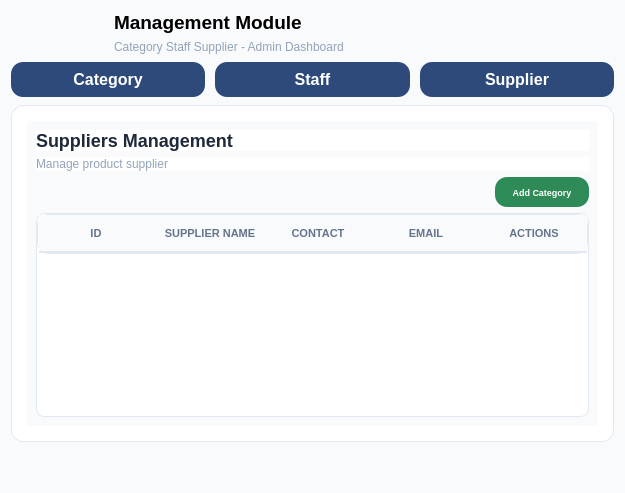
<?xml version="1.0" encoding="UTF-8"?>
<ui version="4.0">
 <class>SUPPLIER</class>
 <widget class="QWidget" name="SUPPLIER">
  <property name="geometry">
   <rect>
    <x>0</x>
    <y>0</y>
    <width>625</width>
    <height>493</height>
   </rect>
  </property>
  <property name="minimumSize">
   <size>
    <width>450</width>
    <height>0</height>
   </size>
  </property>
  <property name="font">
   <font>
    <family>Segoe UI</family>
    <pointsize>12</pointsize>
    <bold>true</bold>
   </font>
  </property>
  <property name="windowTitle">
   <string>Form</string>
  </property>
  <property name="layoutDirection">
   <enum>Qt::LayoutDirection::RightToLeft</enum>
  </property>
  <property name="autoFillBackground">
   <bool>false</bool>
  </property>
  <property name="styleSheet">
   <string notr="true">QWidget {
    background-color: #f8fafc;
    font-family: 'Segoe UI';
}</string>
  </property>
  <layout class="QVBoxLayout" name="verticalLayout">
   <item>
    <widget class="QLabel" name="ManagementModuletitle">
     <property name="minimumSize">
      <size>
       <width>2</width>
       <height>2</height>
      </size>
     </property>
     <property name="maximumSize">
      <size>
       <width>500</width>
       <height>50</height>
      </size>
     </property>
     <property name="font">
      <font>
       <family>Segoe UI</family>
       <pointsize>14</pointsize>
       <bold>true</bold>
      </font>
     </property>
     <property name="styleSheet">
      <string notr="true">color: black;</string>
     </property>
     <property name="frameShape">
      <enum>QFrame::Shape::NoFrame</enum>
     </property>
     <property name="text">
      <string>Management Module</string>
     </property>
     <property name="textFormat">
      <enum>Qt::TextFormat::PlainText</enum>
     </property>
    </widget>
   </item>
   <item>
    <widget class="QLabel" name="AdminDashboardtitle">
     <property name="maximumSize">
      <size>
       <width>500</width>
       <height>20</height>
      </size>
     </property>
     <property name="font">
      <font>
       <family>Segoe UI</family>
       <pointsize>-1</pointsize>
       <bold>false</bold>
      </font>
     </property>
     <property name="styleSheet">
      <string notr="true">QLabel {
    font-size: 12px;
    color: #94a3b8;
    border: none;
}</string>
     </property>
     <property name="text">
      <string>Category Staff Supplier - Admin Dashboard</string>
     </property>
    </widget>
   </item>
   <item>
    <layout class="QHBoxLayout" name="horizontalLayout">
     <property name="spacing">
      <number>10</number>
     </property>
     <property name="sizeConstraint">
      <enum>QLayout::SizeConstraint::SetFixedSize</enum>
     </property>
     <property name="topMargin">
      <number>2</number>
     </property>
     <property name="bottomMargin">
      <number>2</number>
     </property>
     <item>
      <widget class="QPushButton" name="navSupplierBtn">
       <property name="styleSheet">
        <string notr="true">QPushButton {
    background-color: #2D4A7A;
    border: none;
    padding: 8px 16px;
    color: white;
    font-weight: bold;
    border-radius:12px;
}
QPushButton:hover {
    color:white;
   background-color: #1B2A4A;
    border-radius:12px;
}</string>
       </property>
       <property name="text">
        <string>Supplier</string>
       </property>
      </widget>
     </item>
     <item>
      <widget class="QPushButton" name="navStaffBtn">
       <property name="styleSheet">
        <string notr="true">QPushButton {
    background-color: #2D4A7A;
    border: none;
    padding: 8px 16px;
    color: white;
    font-weight: bold;
    border-radius:12px;
}
QPushButton:hover {
    color:white;
   background-color: #1B2A4A;
    border-radius:12px;
}</string>
       </property>
       <property name="text">
        <string>Staff</string>
       </property>
      </widget>
     </item>
     <item>
      <widget class="QPushButton" name="navCategoryBtn">
       <property name="styleSheet">
        <string notr="true">QPushButton {
    background-color: #2D4A7A;
    border: none;
    padding: 8px 16px;
    color: white;
    font-weight: bold;
    border-radius:12px;
}
QPushButton:hover {
    color:white;
   background-color: #1B2A4A;
    border-radius:12px;
}</string>
       </property>
       <property name="text">
        <string>Category</string>
       </property>
      </widget>
     </item>
    </layout>
   </item>
   <item>
    <widget class="QFrame" name="mainCardFrame">
     <property name="styleSheet">
      <string notr="true">QFrame {
    background-color: #ffffff;
    border: 1px solid #e2e8f0;
    border-radius: 12px;
}</string>
     </property>
     <property name="frameShape">
      <enum>QFrame::Shape::StyledPanel</enum>
     </property>
     <property name="frameShadow">
      <enum>QFrame::Shadow::Raised</enum>
     </property>
     <layout class="QVBoxLayout" name="verticalLayout_2">
      <property name="spacing">
       <number>15</number>
      </property>
      <property name="leftMargin">
       <number>15</number>
      </property>
      <property name="topMargin">
       <number>15</number>
      </property>
      <property name="rightMargin">
       <number>15</number>
      </property>
      <property name="bottomMargin">
       <number>15</number>
      </property>
      <item>
       <layout class="QVBoxLayout" name="verticalLayout_4">
        <item>
         <widget class="QWidget" name="widget" native="true">
          <layout class="QVBoxLayout" name="verticalLayout_3">
           <item>
            <widget class="QLabel" name="cardTitleLabel">
             <property name="font">
              <font>
               <family>Segoe UI</family>
               <pointsize>-1</pointsize>
               <bold>true</bold>
              </font>
             </property>
             <property name="styleSheet">
              <string notr="true">QLabel {
    font-size: 18px;
    font-weight: bold;
    color: #1e293b;
    border: none;
}</string>
             </property>
             <property name="text">
              <string>Suppliers Management</string>
             </property>
            </widget>
           </item>
           <item>
            <widget class="QLabel" name="cardSubtitleLabel">
             <property name="styleSheet">
              <string notr="true">QLabel {
    font-size: 12px;
    color: #94a3b8;
    border: none;
}</string>
             </property>
             <property name="text">
              <string>Manage product supplier</string>
             </property>
            </widget>
           </item>
           <item>
            <widget class="QPushButton" name="addCategoryBtn">
             <property name="minimumSize">
              <size>
               <width>90</width>
               <height>30</height>
              </size>
             </property>
             <property name="maximumSize">
              <size>
               <width>94</width>
               <height>30</height>
              </size>
             </property>
             <property name="font">
              <font>
               <family>Segoe UI</family>
               <pointsize>-1</pointsize>
               <bold>true</bold>
              </font>
             </property>
             <property name="styleSheet">
              <string notr="true">QPushButton {
    background-color:#2E8B57;
    border: none;
    padding: 8px 16px;
    color: white;
    font-weight: bold;
    border-radius: 12px !important;        /* Smooth, modern rounded corners */
    font-family: &quot;Segoe UI&quot;, Arial;
    font-size: 9px;
}
QPushButton:hover {
    color:white;
    background-color:#0B6623;
}</string>
             </property>
             <property name="text">
              <string>Add Category</string>
             </property>
            </widget>
           </item>
           <item>
            <widget class="QTableWidget" name="categoryTable">
             <property name="layoutDirection">
              <enum>Qt::LayoutDirection::RightToLeft</enum>
             </property>
             <property name="styleSheet">
              <string notr="true">QTableWidget {
    border: 1px solid #e2e8f0;
    border-radius: 8px;
    background-color: #ffffff;
    gridline-color: #f1f5f9;
    font-size: 13px;
}

QTableWidget::item {
    padding: 12px 8px;
    border-bottom: 1px solid #f1f5f9;
    color: #475569;
}

QTableWidget::item:selected {
    background-color: #f0fdf4;
    color: #1e293b;
}

QHeaderView::section {
    background-color: #f8fafc;
    color: #64748b;
    font-weight: bold;
    font-size: 11px;
    padding: 10px 8px;
    border: none;
    border-bottom: 2px solid #e2e8f0;
    text-transform: uppercase;
}</string>
             </property>
             <attribute name="horizontalHeaderMinimumSectionSize">
              <number>108</number>
             </attribute>
             <attribute name="horizontalHeaderHighlightSections">
              <bool>false</bool>
             </attribute>
             <attribute name="horizontalHeaderStretchLastSection">
              <bool>true</bool>
             </attribute>
             <attribute name="verticalHeaderStretchLastSection">
              <bool>true</bool>
             </attribute>
             <column>
              <property name="text">
               <string>ACTIONS</string>
              </property>
             </column>
             <column>
              <property name="text">
               <string>EMAIL</string>
              </property>
             </column>
             <column>
              <property name="text">
               <string>CONTACT</string>
              </property>
             </column>
             <column>
              <property name="text">
               <string>SUPPLIER NAME</string>
              </property>
             </column>
             <column>
              <property name="text">
               <string>ID </string>
              </property>
             </column>
            </widget>
           </item>
          </layout>
         </widget>
        </item>
       </layout>
      </item>
     </layout>
    </widget>
   </item>
   <item>
    <spacer name="verticalSpacer">
     <property name="orientation">
      <enum>Qt::Orientation::Vertical</enum>
     </property>
     <property name="sizeType">
      <enum>QSizePolicy::Policy::Preferred</enum>
     </property>
     <property name="sizeHint" stdset="0">
      <size>
       <width>20</width>
       <height>40</height>
      </size>
     </property>
    </spacer>
   </item>
  </layout>
 </widget>
 <resources/>
 <connections/>
</ui>
